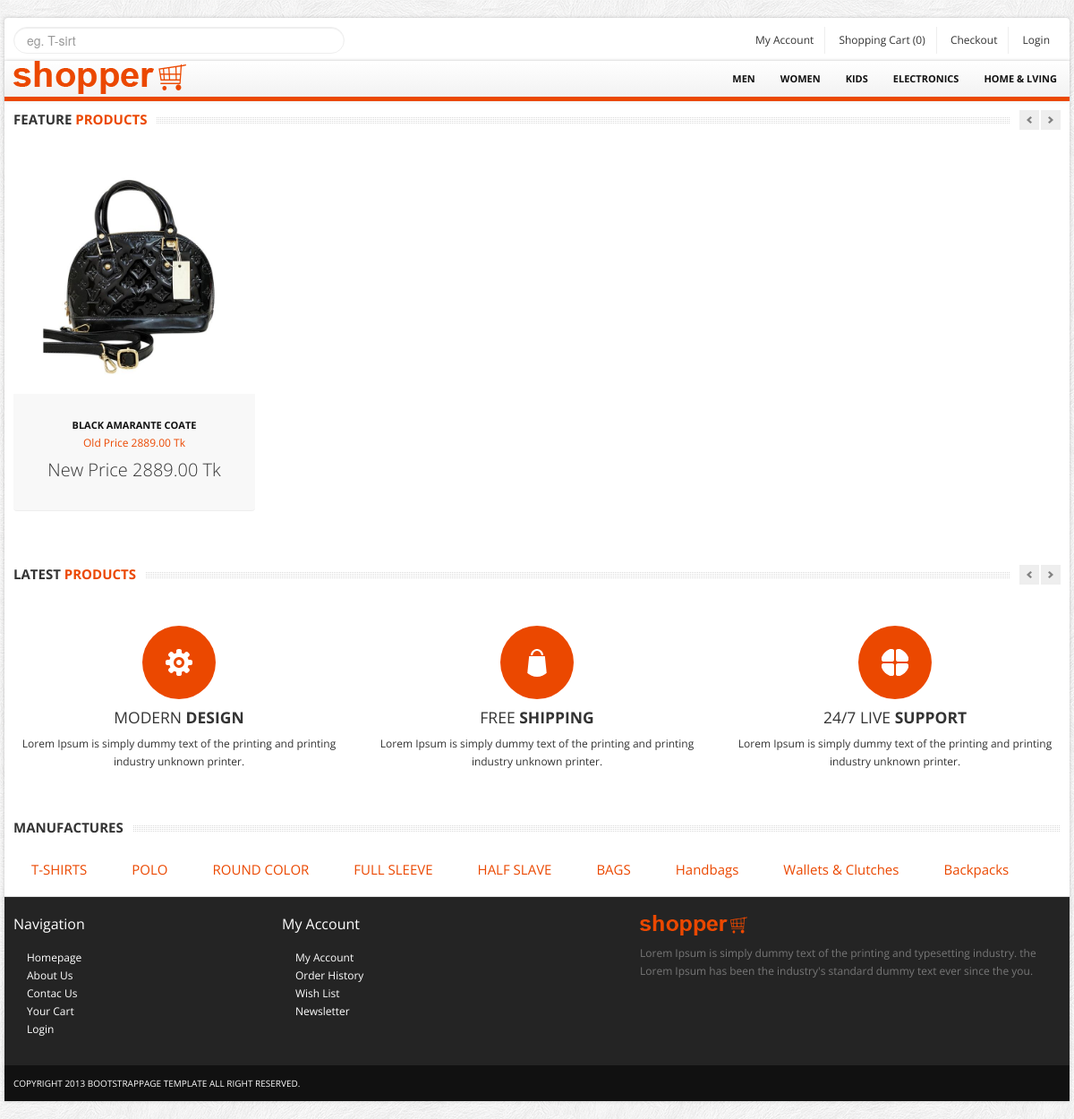
/home/category_product/6, run on the app's committed database.
### tables this page shows
CREATE TABLE `tbl_category` (
  `category_id` int(3) NOT NULL,
  `category_name` varchar(50) NOT NULL,
  `category_description` text NOT NULL,
  `publication_status` tinyint(1) NOT NULL
);

CREATE TABLE `tbl_product` (
  `product_id` int(3) NOT NULL,
  `product_name` varchar(100) NOT NULL,
  `category_id` int(3) NOT NULL,
  `manufacture_id` int(3) NOT NULL,
  `product_short_description` text NOT NULL,
  `product_long_description` text NOT NULL,
  `product_price` float(10,2) NOT NULL,
  `product_quantity` int(5) NOT NULL,
  `product_new_price` float(10,2) NOT NULL,
  `is_featured` tinyint(1) NOT NULL,
  `product_image` varchar(100) NOT NULL,
  `publication_status` tinyint(1) NOT NULL
);

CREATE TABLE `tbl_manufacture` (
  `manufacture_id` int(5) NOT NULL,
  `manufacture_name` varchar(50) NOT NULL,
  `manufacture_description` text NOT NULL,
  `publication_status` tinyint(1) NOT NULL
);

### application/controllers/Home.php (called while the page is built, shortened)
<?php
class Home extends CI_Controller {
	public function	category_product($category_id)
	{
		 $data=array();
		 $data['title'] = "Product Category";
		 $data['all_published_product_info_by_category'] = $this->welcome_model->all_published_product_info_by_category($category_id);
		 $data['all_featured_image'] = $this->welcome_model->all_featured_image();
		 $data['main_content'] = $this->load->view('pages/category_product',$data,true);
		 $this->load->view('master',$data);
	}
}

### index.php (called while the page is built, shortened)
<?php
require_once BASEPATH.'core/CodeIgniter.php';

### application/models/Welcome_model.php (called while the page is built, shortened)
<?php
class Welcome_model extends CI_Model {
	public function	all_featured_image()
	{
		$this->db->select('*');
		$this->db->from('tbl_product');
		$this->db->where('publication_status',1);
		$this->db->where('is_featured',1);
		$query_result = $this->db->get();
		$all_featured_image = $query_result->result();
		return $all_featured_image;
	}
	public function	all_published_product_info_by_category($category_id)
	{
		$this->db->select('*');
		$this->db->from('tbl_product');
		$this->db->where('publication_status',1);
		$this->db->where('category_id',$category_id);
		$query_result = $this->db->get();
		$product_info = $query_result->result();
		return $product_info;
	}
}

### application/models/Supper_admin_model.php (called while the page is built, shortened)
<?php
class Supper_admin_model extends CI_Model {
	public function select_all_published_category()
	{
		$this->db->select('*');
		$this->db->from('tbl_category');
		$this->db->where('publication_status',1);
		$query_result = $this->db->get();
		$category_info = $query_result->result();
		return $category_info;
	}
	public function select_all_published_manufacture()
	{
		$this->db->select('*');
		$this->db->from('tbl_manufacture');
		$this->db->where('publication_status',1);
		$this->db->limit(9);
		$query_result = $this->db->get();
		$manufacture_info = $query_result->result();
		return $manufacture_info;
	}
}

### application/views/master.php (the view, shortened to what this page needs)
<!DOCTYPE html>
<html lang="en">
	<head>
		<link href="<?php echo base_url()?>font_end/bootstrap/css/bootstrap.min.css" rel="stylesheet">
		<link href="<?php echo base_url()?>font_end/bootstrap/css/bootstrap-responsive.min.css" rel="stylesheet">
		<link href="<?php echo base_url()?>font_end/themes/css/bootstrappage.css" rel="stylesheet"/>
		<link href="<?php echo base_url()?>font_end/themes/css/flexslider.css" rel="stylesheet"/>
		<link href="<?php echo base_url()?>font_end/themes/css/main.css" rel="stylesheet"/>
	</head>
    <body>
		<div id="top-bar" class="container">
			<div class="row">
				<div class="span4">
					<form method="POST" class="search_form">
						<input type="text" class="input-block-level search-query" Placeholder="eg. T-sirt">
					</form>
				</div>
				<div class="span8">
					<div class="account pull-right">
						<ul class="user-menu">
							<li><a href="#">My Account</a></li>
							<li><a href="<?php echo base_url()?>cart/cart_details">Shopping Cart (<?php echo $this->cart->total_items();?>)</a></li>
							<?php
								$customer_id = $this->session->userdata('customer_id');
								$shipping_id = $this->session->userdata('shipping_id');
								if ($customer_id != NULL && $shipping_id != NULL) {
							?>
							<li><a href="<?php echo base_url() ?>checkout/payment">Checkout</a></li>
							<li><a href="<?php echo base_url() ?>checkout/logout">Logout</a></li>
							<?php } else if($customer_id != NULL){?>
							<li><a href="<?php echo base_url() ?>checkout/shipping">Checkout</a></li>
							<li><a href="<?php echo base_url() ?>checkout/logout">Logout</a></li>
							<?php } else {?>
							<li><a href="<?php echo base_url() ?>checkout/customer_details">Checkout</a></li>
							<li><a href="#">Login</a></li>
							<?php } ?>
						</ul>
					</div>
				</div>
			</div>
		</div>
		<div id="wrapper" class="container">
			<section class="navbar main-menu">
				<div class="navbar-inner main-menu">
					<a href="<?php echo base_url() ?>" class="logo pull-left"><img src="<?php echo base_url()?>font_end/themes/images/logo.png" class="site_logo" alt=""></a>
					<nav id="menu" class="pull-right">
						<ul>
							<?php
							$category_info = 	$this->supper_admin_model->select_all_published_category();
							foreach ($category_info as  $v_category) {
							?>
							<li><a href="<?php echo base_url();?>home/category_product/<?php echo $v_category->category_id; ?>"><?php echo $v_category->category_name; ?></a></li>
							<?php } ?>
						</ul>
					</nav>
				</div>
			</section>
			<section class="main-content">
				<div class="row">
					<div class="span12">
						<?php echo $main_content; ?>
						<div class="row feature_box">
							<div class="span4">
								<div class="service">
									<div class="responsive">
										<img src="<?php echo base_url()?>font_end/themes/images/feature_img_2.png" alt="" />
										<h4>MODERN <strong>DESIGN</strong></h4>
										<p>Lorem Ipsum is simply dummy text of the printing and printing industry unknown printer.</p>
									</div>
								</div>
							</div>
							<div class="span4">
								<div class="service">
									<div class="customize">
										<img src="<?php echo base_url()?>font_end/themes/images/feature_img_1.png" alt="" />
										<h4>FREE <strong>SHIPPING</strong></h4>
										<p>Lorem Ipsum is simply dummy text of the printing and printing industry unknown printer.</p>
									</div>
								</div>
							</div>
							<div class="span4">
								<div class="service">
									<div class="support">
										<img src="<?php echo base_url()?>font_end/themes/images/feature_img_3.png" alt="" />
										<h4>24/7 LIVE <strong>SUPPORT</strong></h4>
										<p>Lorem Ipsum is simply dummy text of the printing and printing industry unknown printer.</p>
									</div>
								</div>
							</div>
						</div>
					</div>
				</div>
			</section>
			<section class="our_client">
				<h4 class="title"><span class="text">Manufactures</span></h4>
				<div class="row">
					<?php
							$manufacture_info = 	$this->supper_admin_model->select_all_published_manufacture();
							foreach ($manufacture_info as  $v_manufacture) {
							?>
							<div style="display: block;padding-left: 50px;font-size: 15px;float: left;"><a href="#" ><?php echo $v_manufacture->manufacture_name; ?></a></div>
					<?php } ?>
				</div>
			</section>
			<section id="footer-bar">
				<div class="row">
					<div class="span3">
						<h4>Navigation</h4>
						<ul class="nav">
							<li><a href="./index.html">Homepage</a></li>
							<li><a href="./about.html">About Us</a></li>
							<li><a href="./contact.html">Contac Us</a></li>
							<li><a href="./cart.html">Your Cart</a></li>
							<li><a href="./register.html">Login</a></li>
						</ul>
					</div>
					<div class="span4">
						<h4>My Account</h4>
						<ul class="nav">
							<li><a href="#">My Account</a></li>
							<li><a href="#">Order History</a></li>
							<li><a href="#">Wish List</a></li>
							<li><a href="#">Newsletter</a></li>
						</ul>
					</div>
					<div class="span5">
						<p class="logo"><img src="<?php echo base_url()?>font_end/themes/images/logo.png" class="site_logo" alt=""></p>
						<p>Lorem Ipsum is simply dummy text of the printing and typesetting industry. the  Lorem Ipsum has been the industry's standard dummy text ever since the you.</p>
						<br/>
						<span class="social_icons">
							<a class="facebook" href="#">Facebook</a>
							<a class="twitter" href="#">Twitter</a>
							<a class="skype" href="#">Skype</a>
							<a class="vimeo" href="#">Vimeo</a>
						</span>
					</div>
				</div>
			</section>
			<section id="copyright">
				<span>Copyright 2013 bootstrappage template  All right reserved.</span>
			</section>
		</div>
    </body>
</html>

### application/views/pages/category_product.php (shortened to what this page needs)
<div class="row">
							<div class="span12">
								<h4 class="title">
									<span class="pull-left"><span class="text"><span class="line">Feature <strong>Products</strong></span></span></span>
									<span class="pull-right">
										<a class="left button" href="#myCarousel" data-slide="prev"></a><a class="right button" href="#myCarousel" data-slide="next"></a>
									</span>
								</h4>
								<div id="myCarousel" class="myCarousel carousel slide">
									<div class="carousel-inner">
										<div class="active item">
											<ul class="thumbnails">
												<?php foreach ($all_published_product_info_by_category as $v_product) {
												 ?>
												<li class="span3">
													<div class="product-box">
														<p><a href="<?php echo base_url()  ?>home/product_details/<?php echo $v_product->product_id; ?>"><img src="<?php echo base_url().$v_product->product_image; ?>" alt="" /></a></p>
														<a href="<?php echo base_url()  ?>home/product_details/<?php echo $v_product->product_id; ?>" class="title"><?php echo substr("$v_product->product_name", 0, 20); ?></a><br/>
														<a href="<?php echo base_url()  ?>home/product_details/<?php echo $v_product->product_id; ?>" class="category">Old Price <?php echo $v_product->product_price; ?> Tk</a>
														<p class="price">New Price <?php echo $v_product->product_new_price; ?> Tk</p>
													</div>
												</li>
											<?php } ?>
											</ul>
										</div>
									</div>
								</div>
							</div>
						</div>
						<br/>
						<div class="row">
							<div class="span12">
								<h4 class="title">
									<span class="pull-left"><span class="text"><span class="line">Latest <strong>Products</strong></span></span></span>
									<span class="pull-right">
										<a class="left button" href="#myCarousel-2" data-slide="prev"></a><a class="right button" href="#myCarousel-2" data-slide="next"></a>
									</span>
								</h4>
								<div id="myCarousel-2" class="myCarousel carousel slide">
									<div class="carousel-inner">
									</div>
								</div>
							</div>
						</div>

### data on the page
tbl_category: category_name "MEN"
tbl_category: category_name "WOMEN"
tbl_category: category_name "KIDS"
tbl_category: category_name "ELECTRONICS"
tbl_category: category_name "HOME & LVING"
tbl_product: product_image (picture), product_name "BLACK AMARANTE COATE", product_price "2889.00", product_new_price "2889.00"
tbl_manufacture: manufacture_name "T-SHIRTS"
tbl_manufacture: manufacture_name "POLO"
tbl_manufacture: manufacture_name "ROUND COLOR"
tbl_manufacture: manufacture_name "FULL SLEEVE"
tbl_manufacture: manufacture_name "HALF SLAVE"
tbl_manufacture: manufacture_name "BAGS"
tbl_manufacture: manufacture_name "Handbags"
tbl_manufacture: manufacture_name "Wallets & Clutches"
tbl_manufacture: manufacture_name "Backpacks"

### other printed values
$this->cart->total_items() "0"
